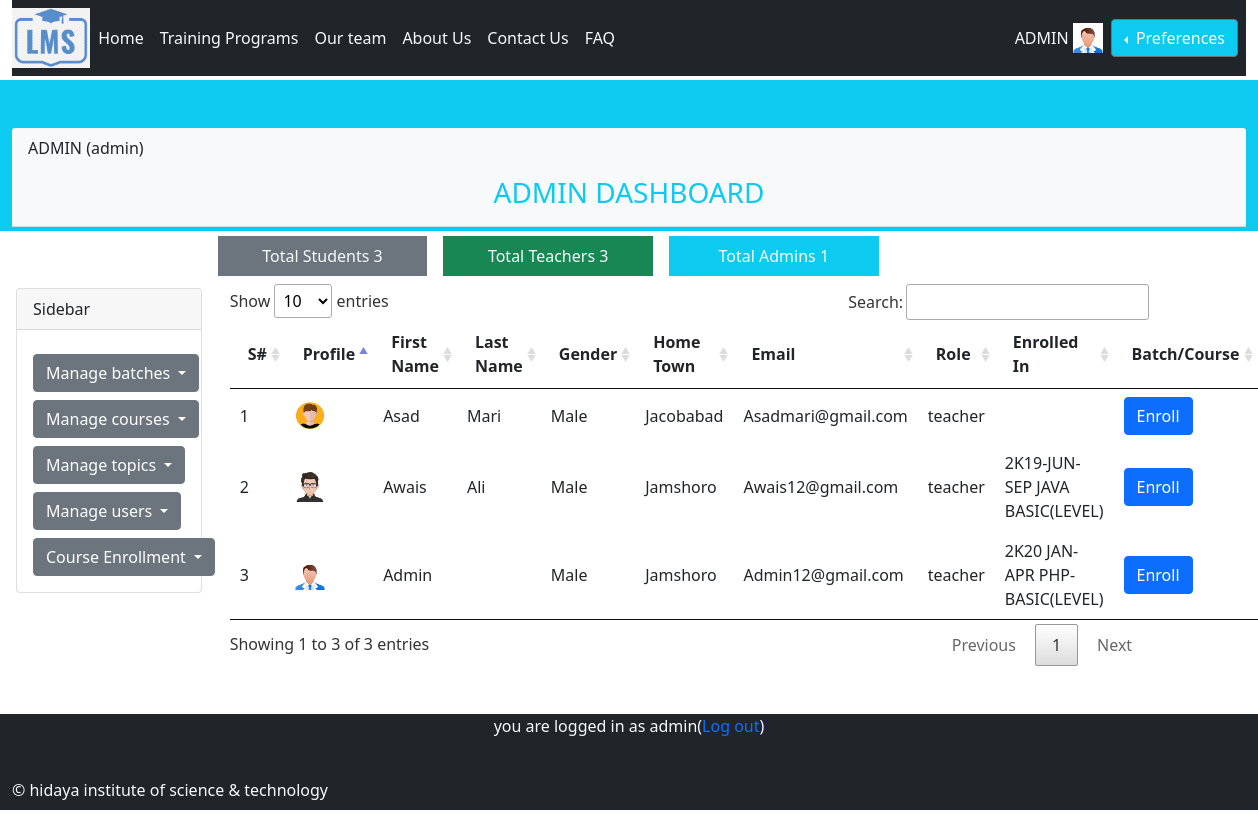
The page /admin/enroll_teacher.php (signed in) on the database its author committed.
### tables this page shows
CREATE TABLE `user_role` (
  `user_role_id` int(11) NOT NULL AUTO_INCREMENT,
  `user_id` int(11) DEFAULT NULL,
  `role_id` int(11) DEFAULT NULL,
  `status_id` int(11) DEFAULT NULL,
  `created_at` datetime DEFAULT NULL,
  `updated_at` datetime DEFAULT NULL,
  PRIMARY KEY (`user_role_id`),
  KEY `user_id` (`user_id`),
  KEY `role_id` (`role_id`),
  CONSTRAINT `user_role_ibfk_1` FOREIGN KEY (`user_id`) REFERENCES `users` (`user_id`) ON DELETE CASCADE ON UPDATE CASCADE,
  CONSTRAINT `user_role_ibfk_2` FOREIGN KEY (`role_id`) REFERENCES `roles` (`role_id`) ON DELETE CASCADE ON UPDATE CASCADE
);

CREATE TABLE `users` (
  `user_id` int(11) NOT NULL AUTO_INCREMENT,
  `approved_by` int(11) DEFAULT NULL,
  `status_id` int(11) DEFAULT 2,
  `first_name` varchar(100) DEFAULT NULL,
  `last_name` varchar(100) DEFAULT NULL,
  `email` varchar(100) DEFAULT NULL,
  `password` text DEFAULT NULL,
  `gender` enum('Male','Female') DEFAULT NULL,
  `date_of_birth` date DEFAULT NULL,
  `image` blob DEFAULT NULL,
  `home_town` text DEFAULT NULL,
  `is_approve` enum('Pending','Approved','Rejected') DEFAULT 'Pending',
  `created_at` datetime DEFAULT NULL,
  `updated_at` datetime DEFAULT NULL,
  PRIMARY KEY (`user_id`),
  UNIQUE KEY `email` (`email`),
  KEY `approved_by` (`approved_by`),
  CONSTRAINT `users_ibfk_1` FOREIGN KEY (`approved_by`) REFERENCES `user_role` (`user_role_id`) ON DELETE CASCADE ON UPDATE CASCADE
);

CREATE TABLE `roles` (
  `role_id` int(11) NOT NULL AUTO_INCREMENT,
  `status_id` int(11) DEFAULT NULL,
  `role_type` varchar(50) DEFAULT NULL,
  `created_at` datetime DEFAULT NULL,
  `updated_at` datetime DEFAULT NULL,
  PRIMARY KEY (`role_id`),
  KEY `status_id` (`status_id`),
  CONSTRAINT `roles_ibfk_1` FOREIGN KEY (`status_id`) REFERENCES `status` (`status_id`) ON DELETE CASCADE ON UPDATE CASCADE
);

CREATE TABLE `batch_course` (
  `batch_course_id` int(11) NOT NULL AUTO_INCREMENT,
  `batch_id` int(11) DEFAULT NULL,
  `course_id` int(11) DEFAULT NULL,
  `status_id` int(11) DEFAULT 1,
  `number_of_topics` int(11) DEFAULT NULL,
  `created_at` datetime DEFAULT NULL,
  `updated_at` datetime DEFAULT NULL,
  PRIMARY KEY (`batch_course_id`),
  KEY `batch_id` (`batch_id`),
  KEY `course_id` (`course_id`),
  CONSTRAINT `batch_course_ibfk_1` FOREIGN KEY (`batch_id`) REFERENCES `batches` (`batch_id`) ON DELETE CASCADE ON UPDATE CASCADE,
  CONSTRAINT `batch_course_ibfk_2` FOREIGN KEY (`course_id`) REFERENCES `courses` (`course_id`) ON DELETE CASCADE ON UPDATE CASCADE
);

CREATE TABLE `batches` (
  `batch_id` int(11) NOT NULL AUTO_INCREMENT,
  `status_id` int(11) DEFAULT 6,
  `batch_title` varchar(100) DEFAULT NULL,
  `batch_description` text DEFAULT NULL,
  `batch_start_date` date DEFAULT NULL,
  `batch_end_date` date DEFAULT NULL,
  `created_at` datetime DEFAULT NULL,
  `updated_at` datetime DEFAULT NULL,
  PRIMARY KEY (`batch_id`)
);

CREATE TABLE `courses` (
  `course_id` int(11) NOT NULL AUTO_INCREMENT,
  `status_id` int(11) DEFAULT 1,
  `course_title` varchar(100) DEFAULT NULL,
  `course_description` text DEFAULT NULL,
  `created_at` datetime DEFAULT NULL ON UPDATE current_timestamp(),
  `updated_at` datetime DEFAULT NULL,
  PRIMARY KEY (`course_id`),
  KEY `status_id` (`status_id`)
);

### database/database_library.php (called while the page is built, shortened)
<?php
class database_library implements db_settings{
protected $hostname    	= "localhost";
protected $username    	= "root";
protected $password    	= "";
protected $dbname    	= "learning_management_system";
protected $connection 	= null;
		public function __construct(){
		$this->connection = mysqli_connect($this->hostname, $this->username, $this->password, $this->dbname);
				?>
				<?php
		}
		public function count_students(){
			$this->query = "SELECT COUNT('user_id') AS NUMBER_OF_STUDENTS FROM users,roles,user_role WHERE
	 	users.user_id = user_role.`user_id` AND roles.role_id = user_role.`role_id`
	 	AND roles.role_type = 'student'";
			return $this->result = mysqli_query($this->connection,$this->query);
		}
				public function count_teachers(){
			$this->query = "SELECT COUNT('user_id') AS NUMBER_OF_TEACHERS FROM users,roles,user_role WHERE
	 		users.user_id = user_role.user_id AND roles.role_id = user_role.role_id
	 		AND roles.role_type = 'teacher'";
			return $this->result = mysqli_query($this->connection,$this->query);
		}
				public function count_admins(){
			$this->query = "SELECT COUNT('user_id') AS NUMBER_OF_ADMINS FROM users,roles,user_role WHERE
	 		users.user_id = user_role.user_id AND roles.role_id = user_role.role_id
	 		AND roles.role_type = 'admin'";
			return $this->result = mysqli_query($this->connection,$this->query);
		}
			public function select_teachers(){
			$this->query = "SELECT * FROM users INNER JOIN user_role
			INNER JOIN roles
			ON users.`user_id` = user_role.`user_id`
			AND roles.`role_id` = user_role.`role_id`
			AND roles.role_type = 'teacher'  ORDER BY users.user_id DESC";
			return $this->result = mysqli_query($this->connection,$this->query);
			}
public function select_user_batch_course($user_id,$user_role_id){
		$this->query =	"SELECT batch_course.batch_course_id,batches.batch_description,courses.course_description FROM users,roles,user_role,batches,batch_course,courses,user_role_batch_course_enrollment,status
			WHERE users.user_id = user_role.user_id
			AND roles.role_id = user_role.role_id
			AND batches.`batch_id` = batch_course.`batch_id`
			AND courses.`course_id` = batch_course.`course_id`
			AND batch_course.status_id = status.status_id
			AND batch_course.`batch_course_id` = user_role_batch_course_enrollment.batch_course_id
			AND user_role.user_role_id = user_role_batch_course_enrollment.user_role_id
			AND user_role.user_role_id = '".$user_role_id."'
			AND users.user_id = '".$user_id."'
			";
			return $this->result = mysqli_query($this->connection,$this->query);
}
}

### admin/enroll_teacher.php (the view, shortened to what this page needs)
<?php
require_once("../database/database_library.php");
if (!($_SESSION['user']['role_type']=="admin")) {
    session_destroy();
    header("location:../login.php?class=danger&msg=Unauthorized access");
}
else{
require_once("../general/general_library.php");
$dobj = new database_library();
$obj = new general_library();
$obj->get_outer_header();
$obj->get_outer_navbar();
    ?>
    <div class="row mb-5" style="height:100px">
    <div class="col-12 bg-info" style="">
        <div class="card-header bg-light mt-5 mb-1">
            <p><?php echo strtoupper($_SESSION['user']['first_name']." ".$_SESSION['user']['last_name'])."(".$_SESSION['user']['role_type'].")"; ?></p>
            <h3 class="text-info" style="text-align: center;">ADMIN DASHBOARD</h3>
        </div>
    </div>
</div>
    <div class="row mt-5">
        <div class="col-2"></div>
        <div class="col-2 p-2 m-2 bg-secondary text-light text-center">Total Students <?php $count_student = mysqli_fetch_assoc($student = $dobj->count_students());
                echo $count_student['NUMBER_OF_STUDENTS'];
                ?></div>
        <div class="col-2 p-2 m-2 bg-success text-light text-center">Total Teachers <?php  $count_teacher =  mysqli_fetch_assoc($teacher = $dobj->count_teachers()) ;
                echo $count_teacher['NUMBER_OF_TEACHERS']
                ?></div>
        <div class="col-2 p-2 m-2 bg-info text-light text-center">Total Admins <?php  $count_admin = mysqli_fetch_assoc($admin = $dobj->count_admins());
                echo $count_admin['NUMBER_OF_ADMINS']
                ?></div>
        <div class="col-2"></div>
    </div>
<div class="row">
        <div class="col-2 m-1">
          <?php  $obj->get_sidebar();
          ?>
        </div>
                <div class="col-sm-9" id="registration">
            <?php $result = $dobj->select_teachers();
                ?>
                            <span><?php if (isset($_GET['msg'])) {
                            ?><div class="alert alert-<?php echo $_REQUEST['class']; ?>" role="alert">
                            <?php
                            echo $_GET['msg'];
                            ?>
                            </div>
                            <?php }
                            ?>
                            </span>
<table id="myTable"  width="100%" class=“display” data-page-length="10" data-order="[[ 1, &quot;asc&quot; ]]">
    <thead>
                    <tr>
                <th scope="col">S#</th>
                <th scope="col">Profile</th>
                <th scope="col">First Name</th>
                <th scope="col">Last Name</th>
                <th scope="col">Gender</th>
                <th scope="col">Home Town</th>
                <th scope="col">Email</th>
                <th scope="col">Role</th>
                <th scope="col">Enrolled In</th>
                <th scope="col">Batch/Course</th>                </tr>
    </thead>
    <tbody>
                <?php
                    $count = 0;
                     while ($row = mysqli_fetch_assoc($result)) {
                    $search_batch_course = $dobj->select_user_batch_course($row['user_id'],$row['user_role_id']);
                        ?>
                                        <tr>
                        <td> <?php echo ++$count; ?></td>
                <td><img src="../images/<?php echo $row['image']; ?>"style="width: 30px; height:30px;"></td>
                        <td> <?php echo $row['first_name']; ?></td>
                        <td> <?php echo $row['last_name']; ?></td>
                        <td> <?php echo $row['gender']; ?></td>
                        <td> <?php echo $row['home_town'];  ?></td>
                        <td> <?php echo $row['email']; ?> </td>
                        <td> <?php echo $row['role_type']; ?> </td>
                         <td> <?php
                        while ($search_user_batch_course= mysqli_fetch_assoc($search_batch_course)){
                                 echo " ".$search_user_batch_course['batch_description']." ".$search_user_batch_course['course_description'];
                            }
                            ?>
                         </td>
                        <td>
                            <button type="button" class="btn btn-primary" data-bs-toggle="modal" data-bs-target="#exampleModal<?php echo $row['user_id'];?>" data-bs-whatever="@mdo">Enroll</button>
                        </td>
                        </tr>
                <?php
                     }
                 ?>
    </tbody>
                 </table>
        </div>
                </div>
<div class="row">
    <div class="col-12 bottom bg-dark text-light mt-5" style="height: 6rem;">
        <p class="text-center">
            <?php
            if (isset($_SESSION['user'])) {
            echo "you are logged in as ".$_SESSION['user']['role_type'] ."(<a href='../logout.php?action=logout' style='text-decoration:none'onclick='return logout()'>Log out</a>)";
            } else{
            echo "You are not logged in";
            }
        ?>
        </p>
    <p>&copy; hidaya institute of science & technology</p>
    </div>
</div>
<?php
$obj->get_outer_footer();
}

### general/general_library.php (shortened to what this page needs)
<?php
class general_library implements settings{
			?>
	<?php
	public function get_outer_header(){
			?>
			<!DOCTYPE html>
			<html lang="en">
			<head>
			<link rel="stylesheet" type="text/css" href="../bootstrap/css/bootstrap.min.css">
			<link rel="stylesheet" type="text/css" href="../DataTables/css/datatables.min.css"/>
			</head>
			<body>
			<div class="container-fluid mb-3 pb-3">
	<?php
		}
	public function get_outer_footer(){
			?>
		</div>
		</body>
		</html>
	<?php
	}
			?>
		<?php
	public function get_outer_navbar(){
			?>
			<div class="row">
		<div class="col-12 top-fixed mb-1">
		<nav class="navbar navbar-expand-lg navbar-light bg-dark">
		<div class="collapse navbar-collapse" id="navbarTogglerDemo01">
		<img src="../assets/iconlms.png" style="height:60px; ">
		<ul class="navbar-nav me-auto mb-2 mb-lg-0">
		<li class="nav-item">
		<a class="nav-link active text-light" aria-current="page" href="../home.php">Home</a>
		</li>
		<li class="nav-item">
		<a class="nav-link text-light" href="#training_programs">Training Programs</a>
		</li>
		<li class="nav-item">
		<a class="nav-link text-light" href="#ourteam">Our team</a>
		</li>
		<li class="nav-item">
		<a class="nav-link text-light" href="#about">About Us</a>
		</li>
		<li class="nav-item">
		<a class="nav-link text-light" href="#contact">Contact Us</a>
		</li>
		<li class="nav-item">
		<a class="nav-link text-light" href="#FAQ">FAQ</a>
		</li>
		<li class="nav-item">
		<a class="nav-link text-light" href=""></a>
		</li>
		</ul>
		<?php
		if(!(isset($_SESSION['user']))){
		 ?>
		<form class="d-flex">
		<script type="text/javascript">
			// document.write('<a class=" btn-group btn btn-secondary text-light m-1" style="text-decoration: none;" href="' + document.referrer +'">Back</a>')
		</script>
		<a type="submit" class="btn btn-outline-success text-light"  href="../login.php">  Login </a>
		<a type="submit" class="btn btn-outline-success text-light" href="../registration.php">Register</a>
		</form>
		<?php  }
		else{
		?>
			<a class=" text-light m-1" style="text-decoration: none;"> <?php echo strtoupper($_SESSION['user']['first_name']); ?> </a>
			<img src="../images/<?php echo $_SESSION['user']['image'];?>" style="height: 30px; ">
		<div class="btn-group dropstart m-2">
  <button type="button" class="btn btn-secondary bg-info dropdown-toggle" data-bs-toggle="dropdown" data-bs-display="static" aria-expanded="false">
  	Preferences
  </button>
</div>
		<?php
		}
		?>
		</div>
		</nav>
		</div>
		</div>
		<?php
	}
public function get_sidebar(){
	?>
	<div>
                <div class="card">
                <div class="card-header">
                Sidebar
                </div>
                <div class="card-body">
                                                <div class="dropdown">
                <button class="btn btn-secondary dropdown-toggle" type="button" id="dropdownMenuButton1" data-bs-toggle="dropdown" aria-expanded="false">
                Manage batches
                </button>
                        </div>
                            <div class="dropdown mt-2">
                    <button class="btn btn-secondary dropdown-toggle" type="button" id="dropdownMenuButton1" data-bs-toggle="dropdown" aria-expanded="false">
                    Manage courses
                    </button>
                            </div>
                                <div class="dropdown mt-2">
                    <button class="btn btn-secondary dropdown-toggle" type="button" id="dropdownMenuButton1" data-bs-toggle="dropdown" aria-expanded="false">
                    Manage topics
                    </button>
                                </div>
                                <div class="dropdown mt-2">
                    <button class="btn btn-secondary dropdown-toggle" type="button" id="dropdownMenuButton1" data-bs-toggle="dropdown" aria-expanded="false">
                    Manage users
                    </button>
                                </div>
                                <div class="dropdown mt-2">
                    <button class="btn btn-secondary dropdown-toggle" type="button" id="dropdownMenuButton1" data-bs-toggle="dropdown" aria-expanded="false">
                   	Course Enrollment
                    </button>
                                </div>
                </div>
                </div>
                </div>
<?php
}
}

### rows shown on the page
user_role: user.image (placeholder picture), user.first_name "Asad", user.last_name "Mari", user.gender "Male", user.home_town "Jacobabad", user.email "Asadmari@gmail.com", role.role_type "teacher"
user_role: user.image (placeholder picture), user.first_name "Awais", user.last_name "Ali", user.gender "Male", user.home_town "Jamshoro", user.email "Awais12@gmail.com", role.role_type "teacher"
batch_course: batch.batch_description "2K19-JUN-SEP", course.course_description "JAVA BASIC(LEVEL)"
user_role: user.image (picture), user.first_name "Admin", user.gender "Male", user.home_town "Jamshoro", user.email "Admin12@gmail.com", role.role_type "teacher"
batch_course: batch.batch_description "2K20 JAN-APR", course.course_description "PHP-BASIC(LEVEL)"

### other values the page prints
$_SESSION['user']['first_name'] "ADMIN"
$_SESSION['user']['first_name']." ".$_SESSION['user']['last_name'] "ADMIN"
$_SESSION['user']['role_type'] "admin"
$count_student['NUMBER_OF_STUDENTS'] "3"
$count_teacher['NUMBER_OF_TEACHERS'] "3"
$count_admin['NUMBER_OF_ADMINS'] "1"
